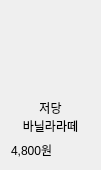
<?xml version="1.0" encoding="UTF-8"?>
<ui version="4.0">
 <class>menu_head</class>
 <widget class="QWidget" name="menu_head">
  <property name="geometry">
   <rect>
    <x>0</x>
    <y>0</y>
    <width>101</width>
    <height>166</height>
   </rect>
  </property>
  <property name="maximumSize">
   <size>
    <width>16777215</width>
    <height>166</height>
   </size>
  </property>
  <property name="windowTitle">
   <string>Form</string>
  </property>
  <layout class="QGridLayout" name="gridLayout">
   <item row="0" column="0">
    <widget class="QLabel" name="menu_head_img">
     <property name="minimumSize">
      <size>
       <width>0</width>
       <height>100</height>
      </size>
     </property>
     <property name="maximumSize">
      <size>
       <width>16777215</width>
       <height>100</height>
      </size>
     </property>
     <property name="styleSheet">
      <string notr="true">border-image: url(:/image/theventi/D104.png);</string>
     </property>
     <property name="text">
      <string/>
     </property>
    </widget>
   </item>
   <item row="1" column="0">
    <widget class="QLabel" name="menu_head_name">
     <property name="font">
      <font>
       <pointsize>9</pointsize>
       <kerning>false</kerning>
      </font>
     </property>
     <property name="text">
      <string>저당 바닐라라떼</string>
     </property>
     <property name="alignment">
      <set>Qt::AlignmentFlag::AlignCenter</set>
     </property>
     <property name="wordWrap">
      <bool>true</bool>
     </property>
    </widget>
   </item>
   <item row="2" column="0">
    <widget class="QLabel" name="menu_head_price">
     <property name="font">
      <font>
       <pointsize>9</pointsize>
      </font>
     </property>
     <property name="text">
      <string>4,800원</string>
     </property>
    </widget>
   </item>
  </layout>
 </widget>
 <resources/>
 <connections/>
</ui>
